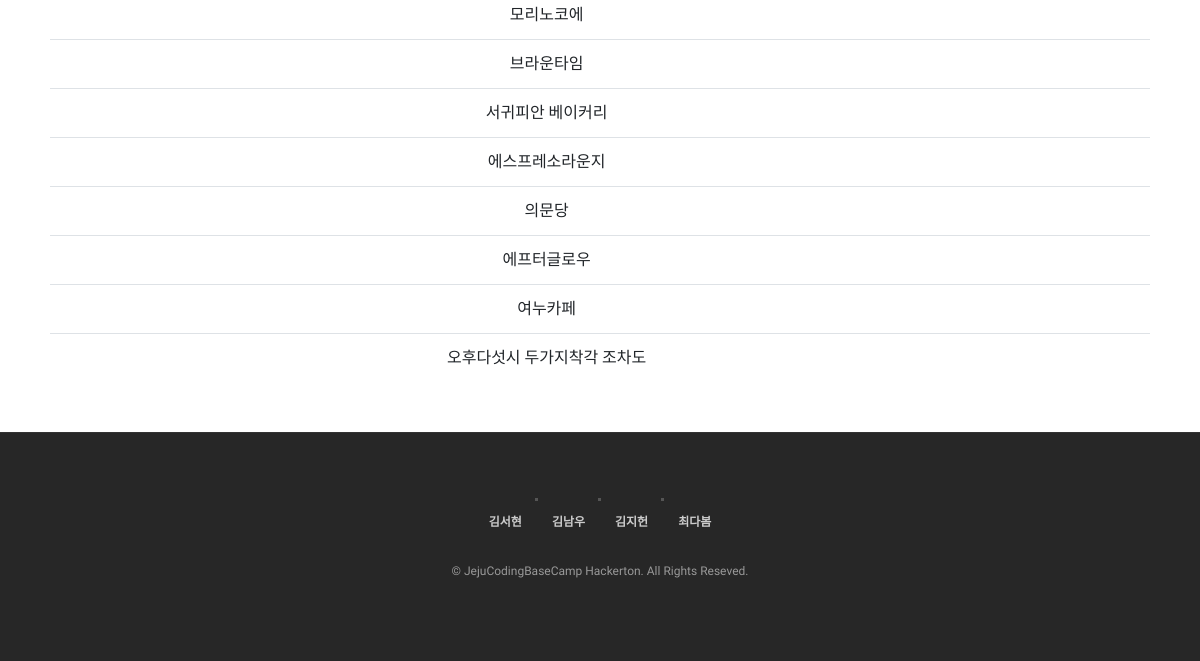
/cafelist/ (lower part), run on an earlier commit of the app's database.
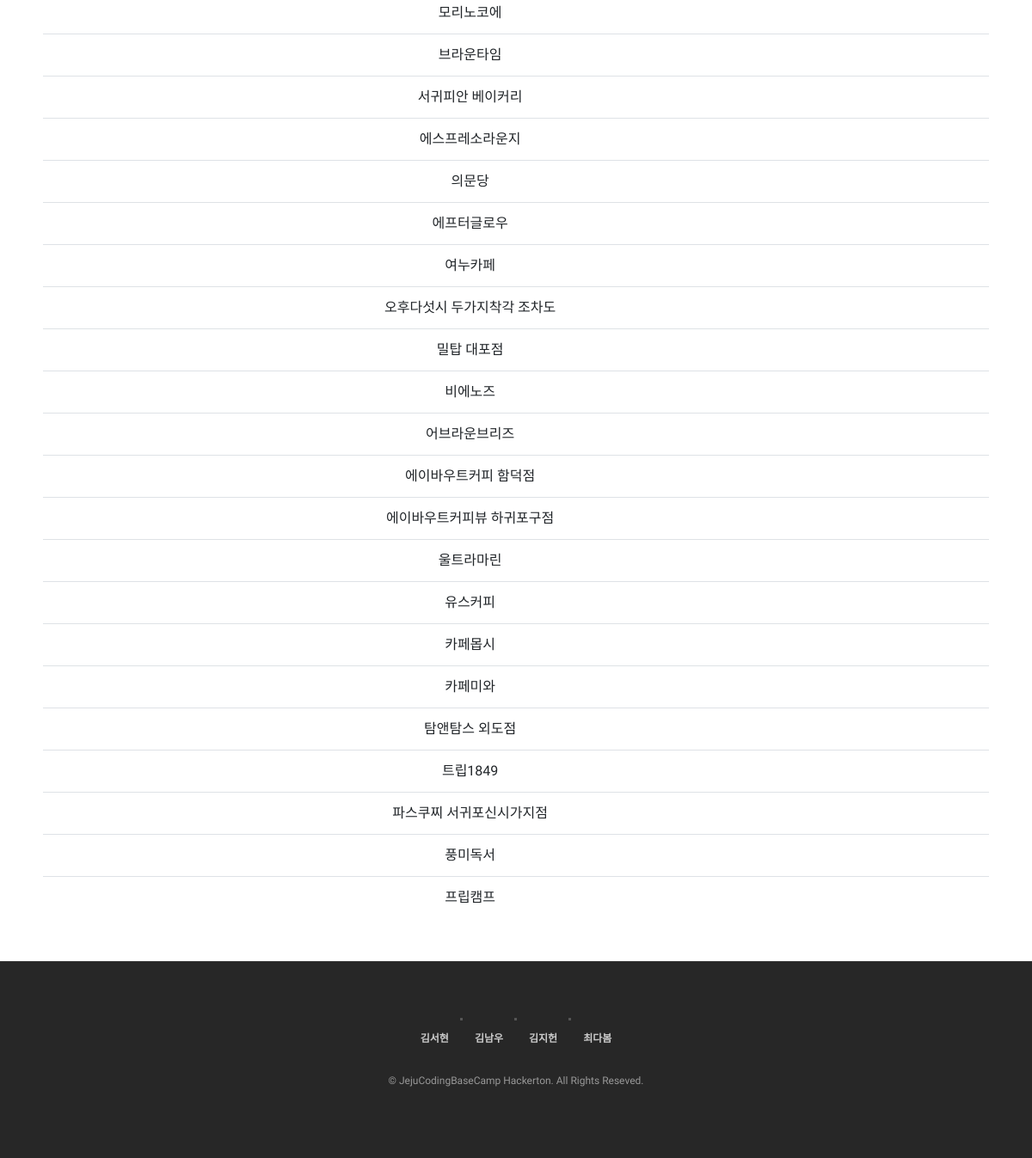
And on a later commit of the database.
### main/models.py (models this page shows, shortened)
class Cafe(models.Model):
    name = models.CharField(max_length=50)
    locations = [
        ('Hangyeong-myeon', '한경면'),
        ('Hallim-eup', '한림읍'),
        ('Aewol-eup', '애월읍'),
        ('Jeju-si', '제주시'),
        ('Jocheon-eup', '조천읍'),
        ('Gujwa-eup', '구좌읍'),
        ('Udo-myeon', '우도면'),
        ('Seongsan-eup', '성산읍'),
        ('Pyoseon-myeon', '표선면'),
        ('Namwon-eup', '남원읍'),
        ('Seogwipo-si', '서귀포시'),
        ('Andeok-myeon', '안덕면'),
        ('Daejeong-eup', '대정읍'),
    ]
    lat = models.FloatField(null =True)
    lng = models.FloatField(null=True)
    location = models.CharField(max_length=50, choices=locations)
    address = models.CharField(max_length=50, default='')
    mainphoto = models.ImageField(blank=True, null=True)
    url = models.TextField(null=True)

### main/views.py (the view)
# urls.py: path('cafelist/',cafelist),
def cafelist(request):
    selected_locations = request.GET.getlist('locations')
    if selected_locations:
        cafes = Cafe.objects.filter(location__in=selected_locations)
    else:
        cafes = Cafe.objects.all()
    context = {
        'cafes': cafes
    }
    return render(request, 'main/cafelist.html', context)

### main/templates/main/cafelist.html (shortened to what this page needs)
<!DOCTYPE html>
<html>
<head>
    <link rel="stylesheet" href="https://cdn.jsdelivr.net/npm/bootstrap@4.6.0/dist/css/bootstrap.min.css"
>
</head>
<body>
    <div class="list-container">
        <table class="table table-hover">
            {% for cafe in cafes %}
            <tr onclick="location.href='/cafelist/{{ cafe.pk }}'">
              <td>{{ cafe.name }}</td>
              <td>{{ cafe.content }}</td>
            </tr>
            {% endfor %}
          </table>
    </div>
    <footer>
        <div class="inner">
            <ul class="menu">
                <li><a href="https://github.com/kim-seo-hyun" target="_blank">김서현</a></li>
                <li><a href="https://github.com/namwooktree" target="_blank">김남우</a></li>
                <li><a href="https://github.com/kkang123" target="_blank">김지헌</a></li>
                <li><a href="https://github.com/choidabom" target="_blank">최다봄</a></li>
            </ul>
            <p class="copyright">
                &copy;  JejuCodingBaseCamp Hackerton. All Rights Reseved.
            </p>
        </div>
    </footer>
</body>
<html>

### main/templates/main/cafelist.html (style rules this page uses)
* { margin: 0; padding: 0; font-family: 'IBM Plex Sans KR', sans-serif;; }
a { text-decoration: none; color: inherit; }
li { list-style-type: none; }
li > a { color: white; }
footer { width: 100%; position: absolute; background-color: #272727; border-top: 1px solid #333; }
footer .inner { padding: 65px 0 65px 0; }
footer .menu { display: flex; justify-content: center; }
footer .menu li { position: relative; }
footer .menu li::before { content: ""; width: 3px; height: 3px; background-color: #555; position: absolute; top: 0; right: -1px; margin: auto; }
footer .menu li:last-child::before { display: none; }
footer .menu li a { color: #ccc; font-size: 12px; font-weight: 700; padding: 15px; display: block; }
footer .copyright { color: #999; font-size: 12px; text-align: center; }
.list-container { --column-width: 100%; margin: 50px; text-align:center; }

What changed in the data, as far as the page shows it:
added Cafe: name "밀탑 대포점"
added Cafe: name "비에노즈"
added Cafe: name "어브라운브리즈"
added Cafe: name "에이바우트커피 함덕점"
added Cafe: name "에이바우트커피뷰 하귀포구점"
added Cafe: name "울트라마린"
added Cafe: name "유스커피"
added Cafe: name "카페몹시"
added Cafe: name "카페미와"
added Cafe: name "탐앤탐스 외도점"
added Cafe: name "트립1849"
added Cafe: name "파스쿠찌 서귀포신시가지점"
added Cafe: name "풍미독서"
added Cafe: name "프립캠프"
